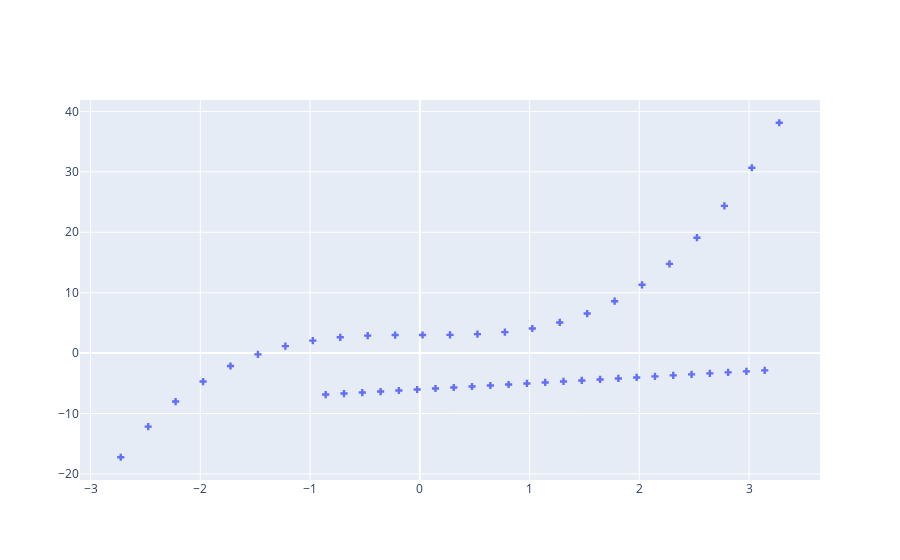

Notebook source saved alongside this figure:
### Markdown cell above
Пояснения:

1. go.Scatter - добавление на `fig`, точек типа Scatter. Тоесть точек от x и y.

2. Параметры: 
* x,y - данные (Series, Array like)
* mode - просто точки, просто линии, точки + линии
* 
 
Как видно из данного примера в полоном режиме доступно больше возможностей для настройки,но и код получается более длинным.

### Code cell
fig = go.Figure()

# Add traces

fig.add_trace(go.Scatter(x=data['x'], y=data['y'],
                    mode='markers',
                    marker = dict(
                        symbol = 'cross'
                    ),
                    name='$x^2$'))
fig.show()

### Figure 1 — Plotly figure (JSON) as saved in the notebook; plotly's stock layout.template omitted (floating-point values rounded to 4 significant figures)
{"data": [{"marker": {"symbol": "cross"}, "mode": "markers", "name": "$x^2$", "type": "scatter", "x": [-0.8574, -0.6907, -0.5241, -0.3574, -0.1907, -0.02406, 0.1426, 0.3093, 0.4759, 0.6426, 0.8093, 0.9759, 1.143, 1.309, 1.476, 1.643, 1.809, 1.976, 2.143, 2.309, 2.476, 2.643, 2.809, 2.976, 3.143, -2.725, -2.475, -2.225, -1.975, -1.725, -1.475, -1.225, -0.975, -0.725, -0.475, -0.225, 0.02499, 0.275, 0.525, 0.775, 1.025, 1.275, 1.525, 1.775, 2.025, 2.275, 2.525, 2.775, 3.025, 3.275], "y": [-6.857, -6.691, -6.524, -6.357, -6.191, -6.024, -5.857, -5.691, -5.524, -5.357, -5.191, -5.024, -4.857, -4.691, -4.524, -4.357, -4.191, -4.024, -3.857, -3.691, -3.524, -3.357, -3.191, -3.024, -2.857, -17.24, -12.16, -8.015, -4.704, -2.133, -0.2091, 1.162, 2.073, 2.619, 2.893, 2.989, 3.0, 3.021, 3.145, 3.465, 4.077, 5.073, 6.547, 8.592, 11.3, 14.77, 19.1, 24.37, 30.68, 38.13]}], "layout": {}}
